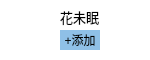
<?xml version="1.0" encoding="UTF-8"?>
<ui version="4.0">
 <class>FSRItem</class>
 <widget class="QWidget" name="FSRItem">
  <property name="geometry">
   <rect>
    <x>0</x>
    <y>0</y>
    <width>150</width>
    <height>60</height>
   </rect>
  </property>
  <property name="minimumSize">
   <size>
    <width>150</width>
    <height>60</height>
   </size>
  </property>
  <property name="maximumSize">
   <size>
    <width>150</width>
    <height>60</height>
   </size>
  </property>
  <property name="windowTitle">
   <string>FSRItem</string>
  </property>
  <property name="styleSheet">
   <string notr="true">border: 0px;
background-color: #ffffff;</string>
  </property>
  <widget class="QPushButton" name="m_avatarPushButton">
   <property name="geometry">
    <rect>
     <x>10</x>
     <y>10</y>
     <width>40</width>
     <height>40</height>
    </rect>
   </property>
   <property name="text">
    <string/>
   </property>
   <property name="iconSize">
    <size>
     <width>40</width>
     <height>40</height>
    </size>
   </property>
  </widget>
  <widget class="QLabel" name="m_nicknameLabel">
   <property name="geometry">
    <rect>
     <x>60</x>
     <y>7</y>
     <width>80</width>
     <height>20</height>
    </rect>
   </property>
   <property name="font">
    <font>
     <pointsize>10</pointsize>
    </font>
   </property>
   <property name="text">
    <string>花未眠</string>
   </property>
  </widget>
  <widget class="QPushButton" name="m_addPushButton">
   <property name="geometry">
    <rect>
     <x>60</x>
     <y>30</y>
     <width>40</width>
     <height>20</height>
    </rect>
   </property>
   <property name="styleSheet">
    <string notr="true">background-color: #8fc0e7;</string>
   </property>
   <property name="text">
    <string>+添加</string>
   </property>
  </widget>
 </widget>
 <resources/>
 <connections/>
</ui>
